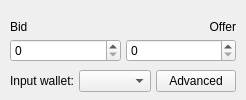
               <widget class="QWidget" name="tab">
                <property name="sizePolicy">
                 <sizepolicy hsizetype="Preferred" vsizetype="Fixed">
                  <horstretch>0</horstretch>
                  <verstretch>0</verstretch>
                 </sizepolicy>
                </property>
                <attribute name="title">
                 <string>Manual</string>
                </attribute>
                <layout class="QVBoxLayout" name="verticalLayout_21">
                 <property name="spacing">
                  <number>5</number>
                 </property>
                 <property name="leftMargin">
                  <number>10</number>
                 </property>
                 <property name="topMargin">
                  <number>20</number>
                 </property>
                 <property name="rightMargin">
                  <number>10</number>
                 </property>
                 <property name="bottomMargin">
                  <number>5</number>
                 </property>
                 <item alignment="Qt::AlignTop">
                  <widget class="QWidget" name="spinners" native="true">
                   <property name="sizePolicy">
                    <sizepolicy hsizetype="Expanding" vsizetype="Preferred">
                     <horstretch>0</horstretch>
                     <verstretch>0</verstretch>
                    </sizepolicy>
                   </property>
                   <property name="minimumSize">
                    <size>
                     <width>0</width>
                     <height>0</height>
                    </size>
                   </property>
                   <property name="maximumSize">
                    <size>
                     <width>16777215</width>
                     <height>50</height>
                    </size>
                   </property>
                   <layout class="QHBoxLayout" name="horizontalLayout_8">
                    <property name="spacing">
                     <number>5</number>
                    </property>
                    <property name="leftMargin">
                     <number>0</number>
                    </property>
                    <property name="topMargin">
                     <number>0</number>
                    </property>
                    <property name="rightMargin">
                     <number>0</number>
                    </property>
                    <property name="bottomMargin">
                     <number>0</number>
                    </property>
                    <item>
                     <widget class="QWidget" name="verticalWidget5" native="true">
                      <property name="sizePolicy">
                       <sizepolicy hsizetype="Expanding" vsizetype="Preferred">
                        <horstretch>0</horstretch>
                        <verstretch>0</verstretch>
                       </sizepolicy>
                      </property>
                      <layout class="QVBoxLayout" name="verticalLayout_10">
                       <property name="spacing">
                        <number>5</number>
                       </property>
                       <property name="leftMargin">
                        <number>0</number>
                       </property>
                       <property name="topMargin">
                        <number>0</number>
                       </property>
                       <property name="rightMargin">
                        <number>0</number>
                       </property>
                       <property name="bottomMargin">
                        <number>0</number>
                       </property>
                       <item>
                        <widget class="QLabel" name="labelBidPx">
                         <property name="sizePolicy">
                          <sizepolicy hsizetype="Maximum" vsizetype="Preferred">
                           <horstretch>0</horstretch>
                           <verstretch>0</verstretch>
                          </sizepolicy>
                         </property>
                         <property name="text">
                          <string>Bid</string>
                         </property>
                        </widget>
                       </item>
                       <item>
                        <widget class="CustomDoubleSpinBox" name="spinBoxBidPx">
                         <property name="sizePolicy">
                          <sizepolicy hsizetype="Expanding" vsizetype="Fixed">
                           <horstretch>0</horstretch>
                           <verstretch>0</verstretch>
                          </sizepolicy>
                         </property>
                         <property name="minimumSize">
                          <size>
                           <width>0</width>
                           <height>0</height>
                          </size>
                         </property>
                         <property name="decimals">
                          <number>0</number>
                         </property>
                         <property name="maximum">
                          <double>10000000.000000000000000</double>
                         </property>
                        </widget>
                       </item>
                      </layout>
                     </widget>
                    </item>
                    <item>
                     <widget class="QWidget" name="verticalWidget6" native="true">
                      <property name="sizePolicy">
                       <sizepolicy hsizetype="Expanding" vsizetype="Preferred">
                        <horstretch>0</horstretch>
                        <verstretch>0</verstretch>
                       </sizepolicy>
                      </property>
                      <property name="maximumSize">
                       <size>
                        <width>16777215</width>
                        <height>16777215</height>
                       </size>
                      </property>
                      <layout class="QVBoxLayout" name="verticalLayout_9">
                       <property name="spacing">
                        <number>5</number>
                       </property>
                       <property name="leftMargin">
                        <number>0</number>
                       </property>
                       <property name="topMargin">
                        <number>0</number>
                       </property>
                       <property name="rightMargin">
                        <number>0</number>
                       </property>
                       <property name="bottomMargin">
                        <number>0</number>
                       </property>
                       <item>
                        <widget class="QLabel" name="labelOfferPx">
                         <property name="sizePolicy">
                          <sizepolicy hsizetype="Expanding" vsizetype="Preferred">
                           <horstretch>0</horstretch>
                           <verstretch>0</verstretch>
                          </sizepolicy>
                         </property>
                         <property name="text">
                          <string>Offer</string>
                         </property>
                         <property name="alignment">
                          <set>Qt::AlignRight|Qt::AlignTrailing|Qt::AlignVCenter</set>
                         </property>
                        </widget>
                       </item>
                       <item>
                        <widget class="CustomDoubleSpinBox" name="spinBoxOfferPx">
                         <property name="sizePolicy">
                          <sizepolicy hsizetype="Expanding" vsizetype="Fixed">
                           <horstretch>0</horstretch>
                           <verstretch>0</verstretch>
                          </sizepolicy>
                         </property>
                         <property name="minimumSize">
                          <size>
                           <width>0</width>
                           <height>0</height>
                          </size>
                         </property>
                         <property name="decimals">
                          <number>0</number>
                         </property>
                         <property name="maximum">
                          <double>10000000.000000000000000</double>
                         </property>
                        </widget>
                       </item>
                      </layout>
                     </widget>
                    </item>
                   </layout>
                  </widget>
                 </item>
                 <item>
                  <widget class="QWidget" name="widgetWallet" native="true">
                   <layout class="QHBoxLayout" name="horizontalLayout_6">
                    <property name="spacing">
                     <number>5</number>
                    </property>
                    <property name="sizeConstraint">
                     <enum>QLayout::SetDefaultConstraint</enum>
                    </property>
                    <property name="leftMargin">
                     <number>0</number>
                    </property>
                    <property name="topMargin">
                     <number>0</number>
                    </property>
                    <property name="rightMargin">
                     <number>0</number>
                    </property>
                    <property name="bottomMargin">
                     <number>0</number>
                    </property>
                    <item>
                     <widget class="QLabel" name="labelWallet">
                      <property name="text">
                       <string>Input wallet:</string>
                      </property>
                     </widget>
                    </item>
                    <item>
                     <widget class="QComboBox" name="comboBoxWallet"/>
                    </item>
                    <item>
                     <widget class="QPushButton" name="pushButtonAdvanced">
                      <property name="baseSize">
                       <size>
                        <width>0</width>
                        <height>0</height>
                       </size>
                      </property>
                      <property name="toolTip">
                       <string>Opens Coin Control dialog</string>
                      </property>
                      <property name="text">
                       <string>Advanced</string>
                      </property>
                     </widget>
                    </item>
                   </layout>
                  </widget>
                 </item>
                </layout>
               </widget>
